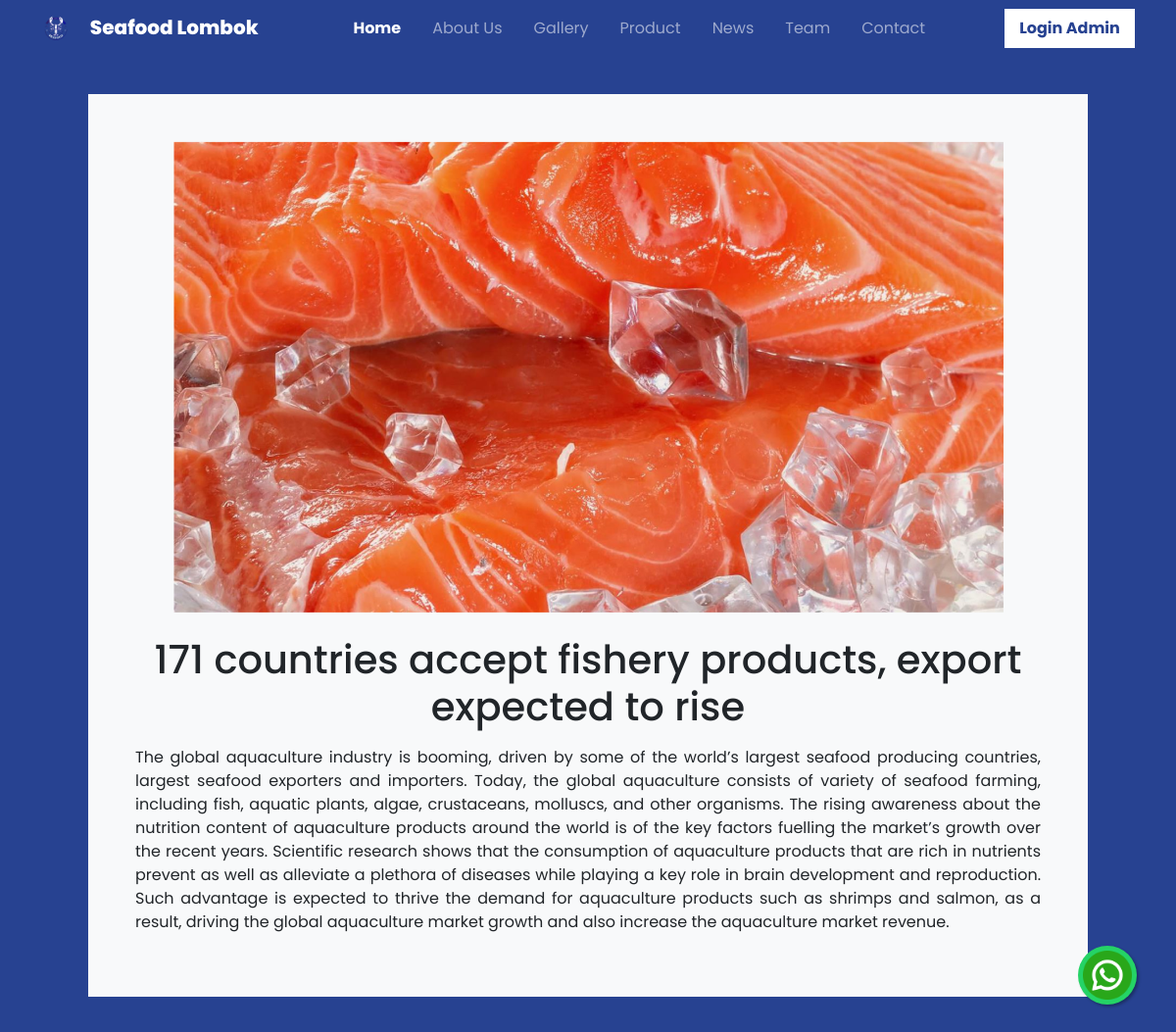
Page /berita.php?id=10 on the committed database.
### tables this page shows
CREATE TABLE `news` (
  `id` int(11) NOT NULL,
  `img` varchar(100) NOT NULL,
  `title` varchar(255) NOT NULL,
  `excerpt` varchar(255) NOT NULL,
  `description` text NOT NULL
);

### admin/function.php (called while the page is built, shortened)
<?php
$servername = "localhost";
$username = "root";
$password = "";
$dbname = "seafood_lombok";
$conn = mysqli_connect($servername, $username, $password, $dbname);
function query($query){
  global $conn;
  $result = mysqli_query($conn, $query);
  $rows = [];
  while($row = mysqli_fetch_assoc($result)){
      $rows[] = $row;
    }
    return $rows;
}
?>

### berita.php (the view, shortened to what this page needs)
<?php
require 'admin/function.php';
$id = $_GET['id'];
$detailberita = query("SELECT * FROM news WHERE id = '$id'");
?>
<!doctype html>
<html lang="en">
<head>
  <link href="https://cdn.jsdelivr.net/npm/bootstrap@5.3.1/dist/css/bootstrap.min.css" rel="stylesheet">
  <link rel="stylesheet" href="https://unpkg.com/aos@next/dist/aos.css" />
</head>
<link rel="stylesheet" href="css/style.css">
<link rel="stylesheet" href="css/responsive.css">
<body style="background-color:#274291;">
  <nav class="navbar navbar-expand-lg navbar-dark bg-transparent position-fixed w-100">
    <div class="container">
      <a class="navbar-brand" href="#">
        <img src="Assets/img/logo-removebg-preview.png" alt="" width="30" class="d-inline-block align-text-top me-3">
        Seafood Lombok</a>
      <div class="collapse navbar-collapse" id="navbarNav">
        <ul class="navbar-nav mx-auto">
          <li class="nav-item mx-2">
            <a class="nav-link active" aria-current="page" href="index.php">Home</a>
          </li>
          <li class="nav-item mx-2">
            <a class="nav-link" href="index.php?#aboutus">About Us</a>
          </li>
          <li class="nav-item mx-2">
            <a class="nav-link" href="index.php?#gallery">Gallery</a>
          </li>
          <li class="nav-item mx-2">
            <a class="nav-link" href="index.php?#product">Product</a>
          </li>
          <li class="nav-item mx-2">
            <a class="nav-link" href="index.php?#news">News</a>
          </li>
          <li class="nav-item mx-2">
            <a class="nav-link" href="index.php?#team">Team</a>
          </li>
          <li class="nav-item mx-2">
            <a class="nav-link" href="index.php?#contact">Contact</a>
          </li>
        </ul>
        <div>
          <a href="Login/login.html"><button class="button-secondary">Login Admin</button></a>
        </div>
      </div>
    </div>
  </nav>
  <section id="berita">
    <div class="container  ">
      <div class=" mx-auto p-5 text-center ">
        <div class="mt-5 mx-auto bg-light p-5">
          <img src="<?= substr($detailberita[0]['img'], 3) ?>" alt="">
          <h1 class="mt-4 text-center "><?= $detailberita[0]['title'] ?></h1>
          <p class="mt-3 text-justify" style="text-align: justify !important;"><?= $detailberita[0]['description'] ?></p>
        </div>
      </div>
    </div>
  </section>
  <a href="https://wa.me/6281999741418" target="_blank" class="whatsapp-float">
    <img src="Assets/Img/whatsapp (1).png" alt="WhatsApp Icon">
  </a>
</body>
</html>

### css/style.css (style rules this page uses)
:root { --pr-color :#274291; }
body { font-family: 'Poppins', sans-serif; background-color: #CBC9D6; }
.navbar { z-index: 3; }
.navbar-nav li { position: relative; display: block; transition: 0.5s; -webkit-transition: 0.5s; -moz-transition: 0.5s; -ms-transition: 0.5s; -o-transition: 0.5s; cursor: pointer; }
.navbar-nav li::after { position: absolute; content: ""; width: 100%; height: 3px; top: 100%; left: 0; transition: transform 0.5s; -webkit-transition: transform 0.5s; -moz-transition: transform 0.5s; -ms-transition: transform 0.5s; -o-transition: transform 0.5s; transform: scaleX(0); -webkit-transform: scaleX(0); -moz-transform: scaleX(0); -ms-transform: scaleX(0); -o-transform: scaleX(0); transform-origin: right; background-color: #fff; }
.bg-transparent { transition: all ease-in 0.5s; -webkit-transition: all ease-in 0.5s; -moz-transition: all ease-in 0.5s; -ms-transition: all ease-in 0.5s; -o-transition: all ease-in 0.5s; }
* { z-index: 2; }
.navbar-brand { font-weight: 800; font-size: 20px; }
.nav-link { font-size: 16px; }
.nav-link.active { font-weight: 700; }
.button-secondary { width: 133px; height: 40px; background-color: #fff; color: var(--pr-color); border: none; font-size: 16px; font-weight: 700; }
.whatsapp-float { position: fixed; width: 60px; height: 60px; bottom: 40px; right: 40px; background-color: #25d366; color: #fff; border-radius: 50px; text-align: center; font-size: 24px; box-shadow: 2px 2px 3px rgba(0, 0, 0, 0.3); z-index: 1000; transition: background-color 0.3s, transform 0.3s; }
.whatsapp-float img { width: 50px; height: 50px; margin-top: 5px; }

### rows in the picture
news: img (picture), title "171 countries accept fishery products, export expected to rise", description "The global aquaculture industry is booming, driven by some of the world’s largest seafood producing countries, largest seafood exporters and importers. Today, the global aquaculture consists of variety of seafood farming, including fish, aquatic plants, algae, crustaceans, molluscs, and other organisms. The rising awareness about the nutrition content of aquaculture products around the world is of the key factors fuelling the market’s growth over the recent years. Scientific research shows that the consumption of aquaculture products that are rich in nutrients prevent as well as alleviate a plethora of diseases while playing a key role in brain development and reproduction. Such advantage…"
